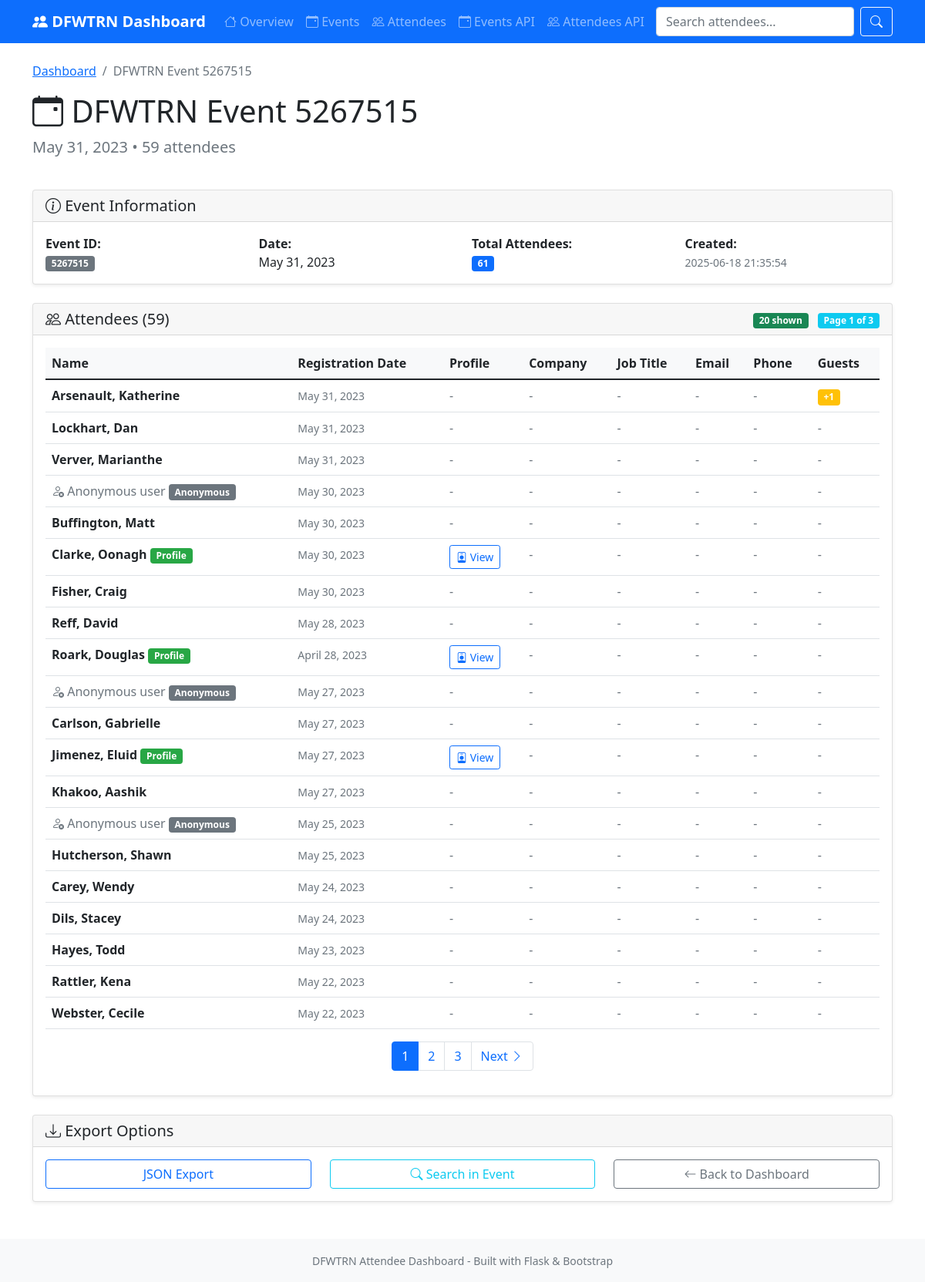
The app's page /event/5267515 with its own data.
### tables this page shows
CREATE TABLE events (
    id INTEGER PRIMARY KEY,
    event_name TEXT,
    event_date TEXT,
    event_url TEXT,
    total_attendees INTEGER,
    created_at TIMESTAMP DEFAULT CURRENT_TIMESTAMP
);

CREATE TABLE attendees (
    id INTEGER PRIMARY KEY AUTOINCREMENT,
    event_id INTEGER,
    event_date TEXT,
    full_name TEXT,
    first_name TEXT,
    last_name TEXT,
    profile_url TEXT,
    is_anonymous BOOLEAN DEFAULT FALSE,
    guest_count INTEGER DEFAULT 0,
    created_at TIMESTAMP DEFAULT CURRENT_TIMESTAMP,
    UNIQUE(event_id, full_name, event_date)
);

### attendee_dashboard.py (the view)
@app.route('/event/<int:event_id>')
def event_detail(event_id):
    page = request.args.get('page', 1, type=int)
    per_page = 20
    offset = (page - 1) * per_page
    db = get_db()
    event = db.execute('SELECT * FROM events WHERE id = ?', (event_id,)).fetchone()
    if not event:
        logging.error(f"Event not found: {event_id}")
        return render_template('event.html', event=None, attendees=[], page=1, total_pages=1, total_attendees=0, error="Event not found")
    attendees = db.execute('''
        SELECT a.*, ap.email, ap.company, ap.job_title, ap.phone
        FROM attendees a
        LEFT JOIN attendee_profiles ap ON a.id = ap.attendee_id
        WHERE a.event_id = ?
        ORDER BY a.event_date DESC, a.full_name
        LIMIT ? OFFSET ?
    ''', (event_id, per_page, offset)).fetchall()
    if not attendees:
        logging.warning(f"No attendees found for event {event_id}")
    total_attendees = db.execute('''
        SELECT COUNT(*) FROM attendees WHERE event_id = ?
    ''', (event_id,)).fetchone()[0]
    total_pages = (total_attendees + per_page - 1) // per_page
    db.close()
    return render_template('event.html',
                         event=event,
                         attendees=attendees,
                         page=page,
                         total_pages=total_pages,
                         total_attendees=total_attendees,
                         error=None)

### attendee_dashboard.py (called while the page is built)
def get_db():
    db = sqlite3.connect(app.config['DATABASE'])
    db.row_factory = sqlite3.Row
    return db

@app.template_filter('date_format')
def date_format(value):
    if not value:
        return ''
    try:
        dt = datetime.strptime(value, '%d %b %Y')
        return dt.strftime('%B %d, %Y')
    except:
        return value

### templates/event.html (shortened to what this page needs)
{% extends "base.html" %}
{% block content %}
<div class="row mb-4">
    <div class="col">
        <nav aria-label="breadcrumb">
            <ol class="breadcrumb">
                <li class="breadcrumb-item"><a href="{{ url_for('index') }}">Dashboard</a></li>
                <li class="breadcrumb-item active">{{ event.event_name if event else 'Event Not Found' }}</li>
            </ol>
        </nav>
        <h1 class="display-6">
            <i class="bi bi-calendar-event"></i> {{ event.event_name if event else 'Event Not Found' }}
        </h1>
        {% if error %}
        <div class="alert alert-danger">{{ error }}</div>
        {% elif event %}
        <p class="lead text-muted">
            {{ event.event_date | date_format }} • {{ total_attendees }} attendees
        </p>
        {% endif %}
    </div>
</div>
{% if event %}
<div class="row mb-4">
    <div class="col-12">
        <div class="card">
            <div class="card-header">
                <h5 class="card-title mb-0">
                    <i class="bi bi-info-circle"></i> Event Information
                </h5>
            </div>
            <div class="card-body">
                <div class="row">
                    <div class="col-md-3">
                        <strong>Event ID:</strong><br>
                        <span class="badge bg-secondary">{{ event.id }}</span>
                    </div>
                    <div class="col-md-3">
                        <strong>Date:</strong><br>
                        {{ event.event_date | date_format }}
                    </div>
                    <div class="col-md-3">
                        <strong>Total Attendees:</strong><br>
                        <span class="badge bg-primary">{{ event.total_attendees }}</span>
                    </div>
                    <div class="col-md-3">
                        <strong>Created:</strong><br>
                        <small class="text-muted">{{ event.created_at }}</small>
                    </div>
                </div>
            </div>
        </div>
    </div>
</div>
{% endif %}
<div class="row">
    <div class="col-12">
        <div class="card">
            <div class="card-header d-flex justify-content-between align-items-center">
                <h5 class="card-title mb-0">
                    <i class="bi bi-people"></i> Attendees ({{ total_attendees }})
                </h5>
                <div>
                    <span class="badge bg-success me-2">{{ attendees | length }} shown</span>
                    <span class="badge bg-info">Page {{ page }} of {{ total_pages }}</span>
                </div>
            </div>
            <div class="card-body">
                {% if attendees and attendees|length > 0 %}
                <div class="table-responsive">
                    <table class="table table-hover">
                        <thead>
                            <tr>
                                <th>Name</th>
                                <th>Registration Date</th>
                                <th>Profile</th>
                                <th>Company</th>
                                <th>Job Title</th>
                                <th>Email</th>
                                <th>Phone</th>
                                <th>Guests</th>
                            </tr>
                        </thead>
                        <tbody>
                            {% for attendee in attendees %}
                            <tr>
                                <td>
                                    {% if attendee.is_anonymous %}
                                        <span class="text-muted">
                                            <i class="bi bi-person-x"></i> Anonymous user
                                        </span>
                                        <span class="badge anonymous-badge">Anonymous</span>
                                    {% else %}
                                        <strong>{{ attendee.full_name }}</strong>
                                        {% if attendee.profile_url %}
                                            <span class="badge profile-badge">Profile</span>
                                        {% endif %}
                                    {% endif %}
                                </td>
                                <td>
                                    <small class="text-muted">{{ attendee.event_date | date_format }}</small>
                                </td>
                                <td>
                                    {% if attendee.profile_url %}
                                        <a href="{{ url_for('attendee_detail', attendee_id=attendee.id) }}" class="btn btn-sm btn-outline-primary">
                                            <i class="bi bi-person-badge"></i> View
                                        </a>
                                    {% else %}
                                        <span class="text-muted">-</span>
                                    {% endif %}
                                </td>
                                <td>
                                    {% if attendee.company %}
                                        {{ attendee.company }}
                                    {% else %}
                                        <span class="text-muted">-</span>
                                    {% endif %}
                                </td>
                                <td>
                                    {% if attendee.job_title %}
                                        {{ attendee.job_title }}
                                    {% else %}
                                        <span class="text-muted">-</span>
                                    {% endif %}
                                </td>
                                <td>
                                    {% if attendee.email %}
                                        <a href="mailto:{{ attendee.email }}">{{ attendee.email }}</a>
                                    {% else %}
                                        <span class="text-muted">-</span>
                                    {% endif %}
                                </td>
                                <td>
                                    {% if attendee.phone %}
                                        {{ attendee.phone }}
                                    {% else %}
                                        <span class="text-muted">-</span>
                                    {% endif %}
                                </td>
                                <td>
                                    {% if attendee.guest_count > 0 %}
                                        <span class="badge bg-warning">+{{ attendee.guest_count }}</span>
                                    {% else %}
                                        <span class="text-muted">-</span>
                                    {% endif %}
                                </td>
                            </tr>
                            {% endfor %}
                        </tbody>
                    </table>
                </div>
                {% if total_pages > 1 %}
                <nav aria-label="Attendee pagination">
                    <ul class="pagination justify-content-center">
                        {% for p in range(1, total_pages + 1) %}
                            {% if p == page %}
                            <li class="page-item active">
                                <span class="page-link">{{ p }}</span>
                            </li>
                            {% elif p <= 3 or p > total_pages - 3 or (p >= page - 1 and p <= page + 1) %}
                            <li class="page-item">
                                <a class="page-link" href="{{ url_for('event_detail', event_id=event.id, page=p) }}">{{ p }}</a>
                            </li>
                            {% elif p == 4 and page > 5 %}
                            <li class="page-item disabled">
                                <span class="page-link">...</span>
                            </li>
                            {% elif p == total_pages - 3 and page < total_pages - 4 %}
                            <li class="page-item disabled">
                                <span class="page-link">...</span>
                            </li>
                            {% endif %}
                        {% endfor %}
                        {% if page < total_pages %}
                        <li class="page-item">
                            <a class="page-link" href="{{ url_for('event_detail', event_id=event.id, page=page+1) }}">
                                Next <i class="bi bi-chevron-right"></i>
                            </a>
                        </li>
                        {% endif %}
                    </ul>
                </nav>
                {% endif %}
                {% else %}
                <div class="alert alert-warning mt-3">No attendees found for this event.</div>
                {% endif %}
            </div>
        </div>
    </div>
</div>
<div class="row mt-4">
    <div class="col-12">
        <div class="card">
            <div class="card-header">
                <h5 class="card-title mb-0">
                    <i class="bi bi-download"></i> Export Options
                </h5>
            </div>
            <div class="card-body">
                <div class="row">
                    <div class="col-md-4">
                        <a href="{{ url_for('api_attendees', event_id=event.id) }}" class="btn btn-outline-primary w-100">
                             JSON Export
                        </a>
                    </div>
                    <div class="col-md-4">
                        <a href="{{ url_for('search') }}?q=&event_id={{ event.id }}" class="btn btn-outline-info w-100">
                            <i class="bi bi-search"></i> Search in Event
                        </a>
                    </div>
                    <div class="col-md-4">
                        <a href="{{ url_for('index') }}" class="btn btn-outline-secondary w-100">
                            <i class="bi bi-arrow-left"></i> Back to Dashboard
                        </a>
                    </div>
                </div>
            </div>
        </div>
    </div>
</div>
{% endblock %}

### templates/base.html (style rules this page uses)
.card { box-shadow: 0 0.125rem 0.25rem rgba(0, 0, 0, 0.075); }
.table th { background-color: #f8f9fa; }
.anonymous-badge { background-color: #6c757d; }
.profile-badge { background-color: #28a745; }

### records on screen
events: event_name "DFWTRN Event 5267515", event_date "May 31, 2023", id "5267515", total_attendees "61", created_at "2025-06-18 21:35:54"
attendees: full_name "Arsenault, Katherine", event_date "May 31, 2023", guest_count "1"
attendees: full_name "Lockhart, Dan", event_date "May 31, 2023"
attendees: full_name "Verver, Marianthe", event_date "May 31, 2023"
attendees: is_anonymous True (drawn), event_date "May 30, 2023"
attendees: full_name "Buffington, Matt", event_date "May 30, 2023"
attendees: full_name "Clarke, Oonagh", shows "Profile", event_date "May 30, 2023"
attendees: full_name "Fisher, Craig", event_date "May 30, 2023"
attendees: full_name "Reff, David", event_date "May 28, 2023"
attendees: full_name "Roark, Douglas", shows "Profile", event_date "April 28, 2023"
attendees: is_anonymous True (drawn), event_date "May 27, 2023"
attendees: full_name "Carlson, Gabrielle", event_date "May 27, 2023"
attendees: full_name "Jimenez, Eluid", shows "Profile", event_date "May 27, 2023"
attendees: full_name "Khakoo, Aashik", event_date "May 27, 2023"
attendees: is_anonymous True (drawn), event_date "May 25, 2023"
attendees: full_name "Hutcherson, Shawn", event_date "May 25, 2023"
attendees: full_name "Carey, Wendy", event_date "May 24, 2023"
attendees: full_name "Dils, Stacey", event_date "May 24, 2023"
attendees: full_name "Hayes, Todd", event_date "May 23, 2023"
attendees: full_name "Rattler, Kena", event_date "May 22, 2023"
attendees: full_name "Webster, Cecile", event_date "May 22, 2023"

### other values on screen
{{ total_attendees }} "59"
{{ attendees | length }} "20"
{{ page }} "1"
{{ total_pages }} "3"
{{ p }} "1"
{{ p }} "2" "3"
